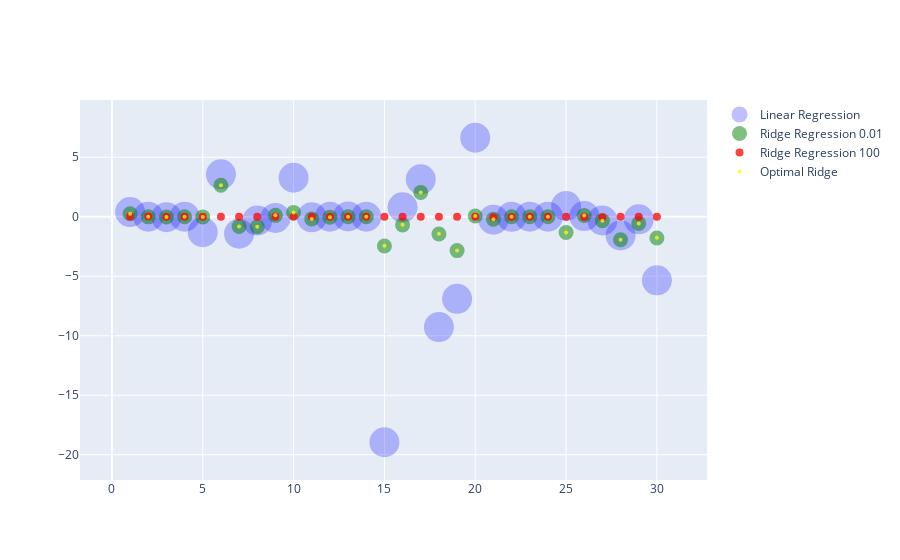

Notebook code cell kept with this figure:
### Code cell
Ridgefig = Ridgefig.add_trace(go.Scatter(x=np.linspace(1, numcoef, numcoef), 
                         y=RidgeSearch.coef_, 
                         name='Optimal Ridge',
                         mode='markers',
                         marker=dict(color='yellow', opacity=0.75, size=4)))

Ridgefig.show()

### Figure 1 — Plotly figure (JSON) as saved in the notebook; plotly's stock layout.template omitted (floating-point values rounded to 4 significant figures)
{"data": [{"marker": {"color": "blue", "opacity": 0.25, "size": 30}, "mode": "markers", "name": "Linear Regression", "type": "scatter", "x": [1, 2, 3, 4, 5, 6, 7, 8, 9, 10, 11, 12, 13, 14, 15, 16, 17, 18, 19, 20, 21, 22, 23, 24, 25, 26, 27, 28, 29, 30], "y": [0.3873, -0.001406, -0.04129, -0.0005679, -1.307, 3.563, -1.428, -0.3253, -0.1048, 3.273, -0.04819, -0.003872, 0.02018, -0.000471, -18.95, 0.7884, 3.144, -9.272, -6.905, 6.636, -0.2492, -0.007926, 0.00501, 0.001121, 0.8999, 0.05793, -0.3111, -1.574, -0.2222, -5.343]}, {"marker": {"color": "green", "opacity": 0.5, "size": 15}, "mode": "markers", "name": "Ridge Regression 0.01", "type": "scatter", "x": [1, 2, 3, 4, 5, 6, 7, 8, 9, 10, 11, 12, 13, 14, 15, 16, 17, 18, 19, 20, 21, 22, 23, 24, 25, 26, 27, 28, 29, 30], "y": [0.252, -0.01031, -0.02604, -0.000437, -0.01589, 2.649, -0.8189, -0.8483, 0.1135, 0.3604, -0.1832, -0.03827, -0.000999, 0.000657, -2.461, -0.6874, 2.044, -1.45, -2.849, 0.05847, -0.2067, -0.0007791, 0.005989, 0.0008884, -1.33, 0.1054, -0.3326, -1.932, -0.5621, -1.785]}, {"marker": {"color": "red", "opacity": 0.75, "size": 8}, "mode": "markers", "name": "Ridge Regression 100", "type": "scatter", "x": [1, 2, 3, 4, 5, 6, 7, 8, 9, 10, 11, 12, 13, 14, 15, 16, 17, 18, 19, 20, 21, 22, 23, 24, 25, 26, 27, 28, 29, 30], "y": [0.02352, 0.007726, -0.008602, 0.0006664, -0.003267, -0.006727, -0.01285, -0.006016, -0.005739, -0.001203, -0.01206, -0.003601, -0.01192, -0.0004244, -0.0006841, -0.001218, -0.002393, -0.0007873, -0.001386, -0.0002461, -0.05178, -0.0175, -0.01295, 0.0005022, -0.006383, -0.02095, -0.03662, -0.01221, -0.01361, -0.003589]}, {"marker": {"color": "yellow", "opacity": 0.75, "size": 4}, "mode": "markers", "name": "Optimal Ridge", "type": "scatter", "x": [1, 2, 3, 4, 5, 6, 7, 8, 9, 10, 11, 12, 13, 14, 15, 16, 17, 18, 19, 20, 21, 22, 23, 24, 25, 26, 27, 28, 29, 30], "y": [0.2517, -0.01033, -0.02599, -0.0004373, -0.0158, 2.642, -0.8161, -0.8486, 0.1147, 0.3572, -0.1835, -0.03837, -0.001046, 0.0006597, -2.442, -0.6851, 2.039, -1.437, -2.831, 0.05685, -0.2066, -0.0007672, 0.005993, 0.0008881, -1.33, 0.1056, -0.333, -1.931, -0.5638, -1.776]}], "layout": {}}
